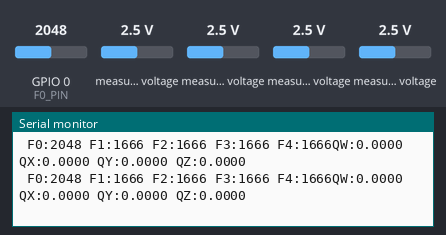
A sketch run on a simulated ESP32-C3. Parts: the last lines printed to the serial monitor. The test bench sets the inputs (shaded band); at power-on: measured voltage 2.5 V, GPIO 0 (F0_PIN) = 2048.

Above: at 2.3 s.
2.4 s: measured voltage (sensor 200) set to 0.1 V
At 2.44 s:
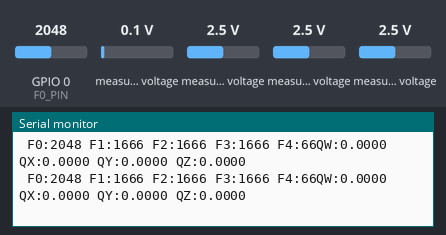
5.4 s: measured voltage (sensor 201) set to 0.1 V
At 5.4 s:
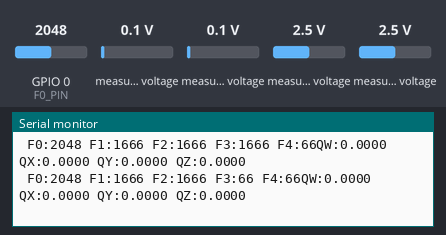
8.4 s: measured voltage (sensor 202) set to 0.1 V
At 8.41 s:
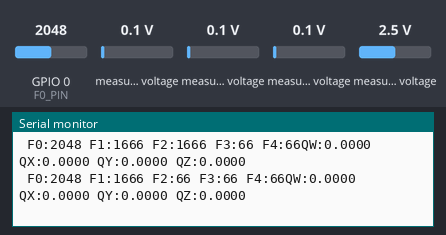
9.9 s: measured voltage (sensor 203) set to 0.1 V
At 9.92 s:
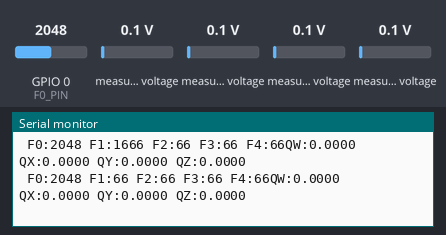
11.4 s: GPIO 0 (F0_PIN) set to 2866
At 11.42 s:
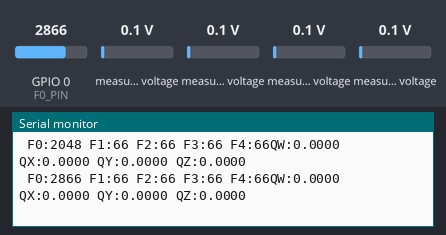
14.4 s: measured voltage (sensor 200) set to 1.2 V
At 14.43 s:
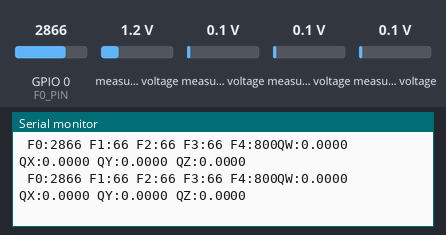

Measured:
- after the input at 2.4 s, the serial monitor: prints a new line at once (image 1)
- after the input at 9.9 s, the serial monitor: prints a new line at once (image 4)
- after the input at 11.4 s, the serial monitor: prints a new line at once (image 5)
- after the input at 14.4 s, the serial monitor: prints a new line at once (image 6)

The sketch:

proff_sketch.ino
```cpp
#include <Wire.h>
#include <Adafruit_Sensor.h>
#include <Adafruit_BNO055.h>
#include <utility/imumaths.h>
#include <Adafruit_ADS1X15.h>

/* * BNO055 QUATERNION & FINGER SENSOR CODE (ESP32-C3)
 * F0 uses ESP32-C3 ADC. F1-F4 use ADS1115 via I2C.
 * Features an I2C scanner to prevent initialization errors.
 */

// --- I2C CONFIG (Custom for C3) ---
#define I2C_SDA 4
#define I2C_SCL 5

// --- BNO055 CONFIG ---
#define BNO_RST 6  // Change to an available GPIO on your C3 setup
Adafruit_BNO055 bno = Adafruit_BNO055(55, 0x29, &Wire);
bool bnoFound = false; // Flag to track BNO055 status

// --- ADS1115 CONFIG ---
Adafruit_ADS1115 ads;
bool adsFound = false; // Flag to track ADS1115 status

// --- FINGER SENSOR CONFIG ---
#define NUM_FINGERS 5
#define F0_PIN 0 // ESP32-C3 ADC1 pin for F0 (Valid: 0, 1, 2, 3)

void setup() {
  Serial.begin(115200);
  while (!Serial) delay(10);

  // 1. Reset BNO055 Hardware
  pinMode(BNO_RST, OUTPUT);
  digitalWrite(BNO_RST, LOW); delay(20);
  digitalWrite(BNO_RST, HIGH); delay(100);

  // 2. Initialize I2C
  Wire.begin(I2C_SDA, I2C_SCL);
  Wire.setClock(100000);
  Wire.setTimeOut(100);

  // 3. I2C Scanner Block
  Serial.println("Scanning I2C bus...");
  byte error, address;
  for(address = 1; address < 127; address++ ) {
    Wire.beginTransmission(address);
    error = Wire.endTransmission();

    if (error == 0) {
      Serial.print("Found device at 0x");
      if (address < 16) Serial.print("0");
      Serial.println(address, HEX);

      // Check for specific sensor addresses
      if (address == 0x29) bnoFound = true;
      if (address == 0x48) adsFound = true;
    }
  }

  // 4. Conditional Initialization
  if (bnoFound) {
    Serial.println("Initializing BNO055...");
    bno.begin();
    bno.setExtCrystalUse(true);
  } else {
    Serial.println("BNO055 missing at 0x29. Skipping init.");
  }

  if (adsFound) {
    Serial.println("Initializing ADS1115...");
    ads.begin();
  } else {
    Serial.println("ADS1115 missing at 0x48. Skipping init.");
  }

  Serial.println("Setup complete. Starting loop...");
  delay(1000);
}

void loop() {
  // --- READ QUATERNIONS ---


// --- READ FINGERS ---
  for (int i = 0; i < NUM_FINGERS; i++) {
    int raw = 0;

    if (i == 0) {
      // F0 is on ESP32-C3 ADC, always read it
      raw = analogRead(F0_PIN);
    } else {
      // F1-F4 are on ADS1115 (Channels inverted: A3 to A0)
      if (adsFound) {
        raw = ads.readADC_SingleEnded(4 - i) >> 3;
      } else {
        // Output zero if ADS1115 is disconnected
        raw = 0;
      }
    }

    // Append Finger Data
    Serial.print(" F"); Serial.print(i); Serial.print(":"); Serial.print(raw);
  }
  if (bnoFound) {
    imu::Quaternion quat = bno.getQuat();
    Serial.print("QW:");  Serial.print(quat.w(), 4);
    Serial.print(" QX:"); Serial.print(quat.x(), 4);
    Serial.print(" QY:"); Serial.print(quat.y(), 4);
    Serial.print(" QZ:"); Serial.print(quat.z(), 4);
  } else {
    // Output zeros if sensor is disconnected
    Serial.print("QW:0.0000 QX:0.0000 QY:0.0000 QZ:0.0000");
  }
  Serial.println(); // End packet

  // Stabilize the serial output stream
  delay(20);
}
```
